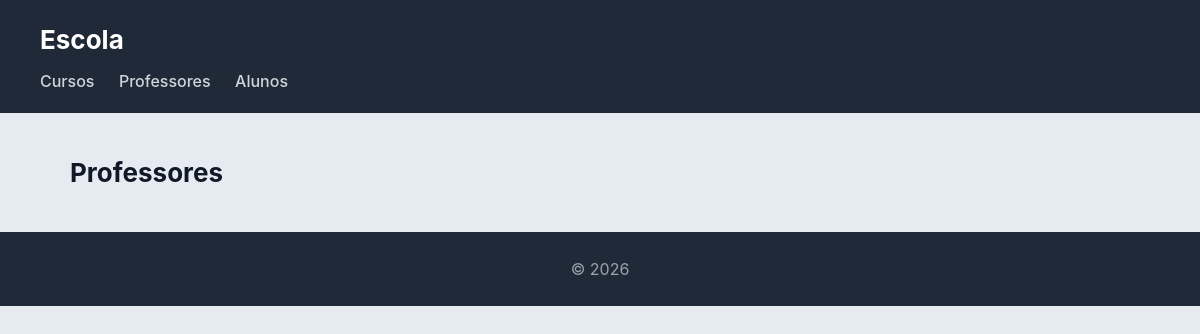
The page /escola/professores/ on the database as committed earlier.
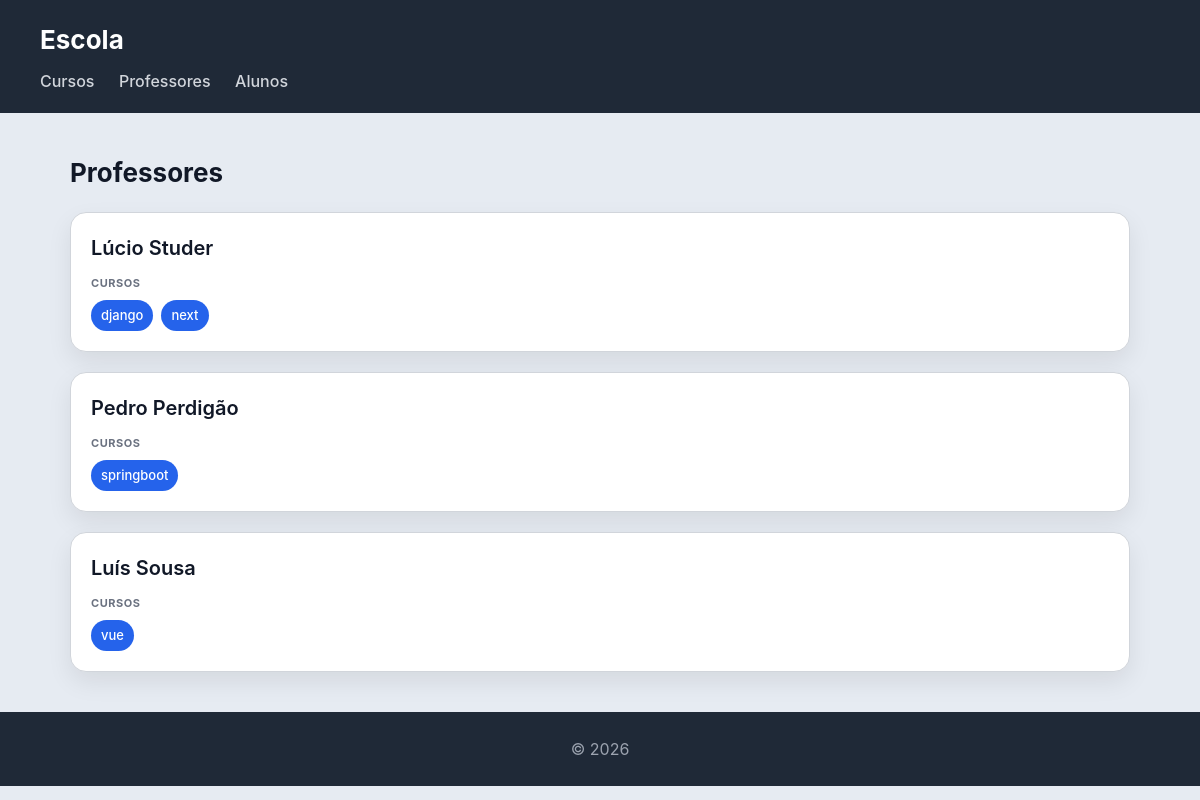
The same page on the database as committed later.
### escola/models.py (models this page shows)
class Professor(models.Model):
    nome = models.CharField(max_length=100)
    email = models.EmailField()
    def __str__(self):
        return self.nome

class Curso(models.Model):
    nome = models.CharField(max_length=100)
    imagem = models.ImageField(upload_to='cursos/')
    professor = models.ForeignKey(Professor, on_delete=models.CASCADE, related_name='cursos')
    alunos = models.ManyToManyField(Aluno, related_name='cursos')
    def __str__(self):
        return self.nome

### escola/views.py (the view)
# urls.py: path('professores/', views.professores_view, name="professores"),
def professores_view(request):
    professores = Professor.objects.prefetch_related('cursos').all()
    return render(request, 'escola/professores.html', {'professores': professores})

### escola/templates/escola/professores.html
{% extends "escola/base.html" %}
{% block content %}
<h2>Professores</h2>
<section>
    {% for professor in professores %}
    <article>
        <header>
            <h3>{{ professor }}</h3>
        </header>
        <section>
            <h4>Cursos</h4>
            <ul>
                {% for curso in professor.cursos.all %}
                    <li>{{ curso }}</li>
                {% endfor %}
            </ul>
        </section>
    </article>
    {% endfor %}
</section>
{% endblock %}

Rows that differ between the two databases and show on the page:
added Professor: nome "Lúcio Studer"
added Curso: nome "django", shown under "Lúcio Studer"
added Curso: nome "next", shown under "Lúcio Studer"
added Professor: nome "Pedro Perdigão"
added Curso: nome "springboot", shown under "Pedro Perdigão"
added Professor: nome "Luís Sousa"
added Curso: nome "vue", shown under "Luís Sousa"
